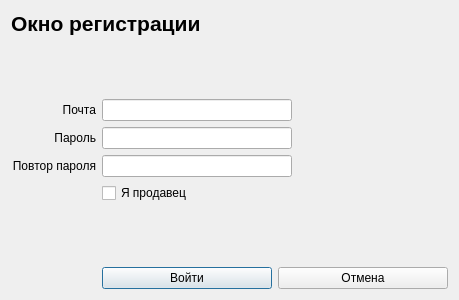
<?xml version="1.0" encoding="UTF-8"?>
<ui version="4.0">
 <class>RegDialog</class>
 <widget class="QDialog" name="RegDialog">
  <property name="geometry">
   <rect>
    <x>0</x>
    <y>0</y>
    <width>459</width>
    <height>300</height>
   </rect>
  </property>
  <property name="windowTitle">
   <string>Dialog</string>
  </property>
  <layout class="QGridLayout" name="gridLayout">
   <item row="6" column="1">
    <spacer name="verticalSpacer">
     <property name="orientation">
      <enum>Qt::Vertical</enum>
     </property>
     <property name="sizeHint" stdset="0">
      <size>
       <width>20</width>
       <height>63</height>
      </size>
     </property>
    </spacer>
   </item>
   <item row="7" column="0">
    <spacer name="horizontalSpacer">
     <property name="orientation">
      <enum>Qt::Horizontal</enum>
     </property>
     <property name="sizeHint" stdset="0">
      <size>
       <width>82</width>
       <height>20</height>
      </size>
     </property>
    </spacer>
   </item>
   <item row="2" column="0">
    <widget class="QLabel" name="label_email">
     <property name="sizePolicy">
      <sizepolicy hsizetype="Expanding" vsizetype="Preferred">
       <horstretch>0</horstretch>
       <verstretch>0</verstretch>
      </sizepolicy>
     </property>
     <property name="minimumSize">
      <size>
       <width>0</width>
       <height>0</height>
      </size>
     </property>
     <property name="text">
      <string>Почта</string>
     </property>
     <property name="alignment">
      <set>Qt::AlignRight|Qt::AlignTrailing|Qt::AlignVCenter</set>
     </property>
    </widget>
   </item>
   <item row="4" column="0">
    <widget class="QLabel" name="label_pwrd2">
     <property name="text">
      <string>Повтор пароля</string>
     </property>
     <property name="alignment">
      <set>Qt::AlignRight|Qt::AlignTrailing|Qt::AlignVCenter</set>
     </property>
    </widget>
   </item>
   <item row="2" column="1">
    <widget class="QLineEdit" name="lineEdit_email">
     <property name="sizePolicy">
      <sizepolicy hsizetype="Fixed" vsizetype="Fixed">
       <horstretch>0</horstretch>
       <verstretch>0</verstretch>
      </sizepolicy>
     </property>
     <property name="minimumSize">
      <size>
       <width>190</width>
       <height>0</height>
      </size>
     </property>
    </widget>
   </item>
   <item row="4" column="2">
    <widget class="QLabel" name="label_err_pwrd2">
     <property name="styleSheet">
      <string notr="true">color:red;</string>
     </property>
     <property name="text">
      <string/>
     </property>
    </widget>
   </item>
   <item row="3" column="2">
    <widget class="QLabel" name="label_err_pwrd">
     <property name="sizePolicy">
      <sizepolicy hsizetype="Expanding" vsizetype="Preferred">
       <horstretch>0</horstretch>
       <verstretch>0</verstretch>
      </sizepolicy>
     </property>
     <property name="minimumSize">
      <size>
       <width>150</width>
       <height>0</height>
      </size>
     </property>
     <property name="styleSheet">
      <string notr="true">color:red;</string>
     </property>
     <property name="text">
      <string/>
     </property>
    </widget>
   </item>
   <item row="0" column="0" colspan="3">
    <widget class="QLabel" name="label_reg_dec">
     <property name="font">
      <font>
       <pointsize>16</pointsize>
       <weight>75</weight>
       <bold>true</bold>
      </font>
     </property>
     <property name="text">
      <string>Окно регистрации</string>
     </property>
    </widget>
   </item>
   <item row="7" column="1" colspan="2">
    <layout class="QHBoxLayout" name="horizontalLayout">
     <item>
      <widget class="QPushButton" name="pushButton_login">
       <property name="text">
        <string>Войти</string>
       </property>
      </widget>
     </item>
     <item>
      <widget class="QPushButton" name="pushButton_cancel">
       <property name="text">
        <string>Отмена</string>
       </property>
      </widget>
     </item>
    </layout>
   </item>
   <item row="1" column="0">
    <spacer name="verticalSpacer_2">
     <property name="orientation">
      <enum>Qt::Vertical</enum>
     </property>
     <property name="sizeHint" stdset="0">
      <size>
       <width>20</width>
       <height>63</height>
      </size>
     </property>
    </spacer>
   </item>
   <item row="3" column="1">
    <widget class="QLineEdit" name="lineEdit_pwrd">
     <property name="sizePolicy">
      <sizepolicy hsizetype="Fixed" vsizetype="Fixed">
       <horstretch>0</horstretch>
       <verstretch>0</verstretch>
      </sizepolicy>
     </property>
     <property name="minimumSize">
      <size>
       <width>190</width>
       <height>0</height>
      </size>
     </property>
     <property name="echoMode">
      <enum>QLineEdit::Password</enum>
     </property>
    </widget>
   </item>
   <item row="3" column="0">
    <widget class="QLabel" name="label_pwrd">
     <property name="sizePolicy">
      <sizepolicy hsizetype="Expanding" vsizetype="Preferred">
       <horstretch>0</horstretch>
       <verstretch>0</verstretch>
      </sizepolicy>
     </property>
     <property name="minimumSize">
      <size>
       <width>0</width>
       <height>0</height>
      </size>
     </property>
     <property name="text">
      <string>Пароль</string>
     </property>
     <property name="alignment">
      <set>Qt::AlignRight|Qt::AlignTrailing|Qt::AlignVCenter</set>
     </property>
    </widget>
   </item>
   <item row="4" column="1">
    <widget class="QLineEdit" name="lineEdit_pwrd2">
     <property name="minimumSize">
      <size>
       <width>190</width>
       <height>0</height>
      </size>
     </property>
     <property name="echoMode">
      <enum>QLineEdit::Password</enum>
     </property>
    </widget>
   </item>
   <item row="2" column="2">
    <widget class="QLabel" name="label_err_email">
     <property name="sizePolicy">
      <sizepolicy hsizetype="Expanding" vsizetype="Preferred">
       <horstretch>0</horstretch>
       <verstretch>0</verstretch>
      </sizepolicy>
     </property>
     <property name="styleSheet">
      <string notr="true">color:red;</string>
     </property>
     <property name="text">
      <string/>
     </property>
    </widget>
   </item>
   <item row="5" column="1">
    <widget class="QCheckBox" name="checkBox_isSeller">
     <property name="text">
      <string>Я продавец</string>
     </property>
    </widget>
   </item>
  </layout>
 </widget>
 <tabstops>
  <tabstop>lineEdit_email</tabstop>
  <tabstop>lineEdit_pwrd</tabstop>
  <tabstop>lineEdit_pwrd2</tabstop>
  <tabstop>checkBox_isSeller</tabstop>
  <tabstop>pushButton_login</tabstop>
  <tabstop>pushButton_cancel</tabstop>
 </tabstops>
 <resources/>
 <connections/>
</ui>
